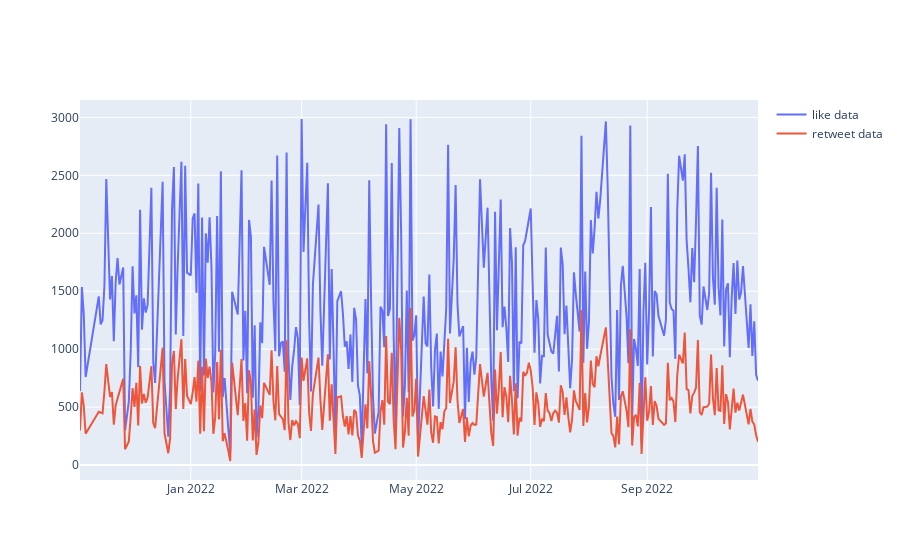

Source (notebook cell):
### Code cell
fig.add_trace(
    go.Scatter(x=to_plot['created_at'], y=to_plot['like_count'], name="like data"),
    # secondary_y=False,
)

fig.add_trace(
    go.Scatter(x=to_plot['created_at'], y=to_plot['retweet_count'], name="retweet data"),
    # secondary_y=True,
)

### Figure 1 — Plotly figure (JSON) as saved in the notebook; plotly's stock layout.template omitted (floating-point values rounded to 4 significant figures; data arrays with more than 128 entries replaced by an {"elided": "..."} marker saying what was removed)
{"data": [{"name": "like data", "type": "scatter", "x": {"elided": "314 str values"}, "y": {"elided": "314 int values"}}, {"name": "retweet data", "type": "scatter", "x": {"elided": "314 str values"}, "y": {"elided": "314 int values"}}], "layout": {"xaxis": {"anchor": "y", "domain": [0, 1]}, "yaxis": {"anchor": "x", "domain": [0, 1]}}}
